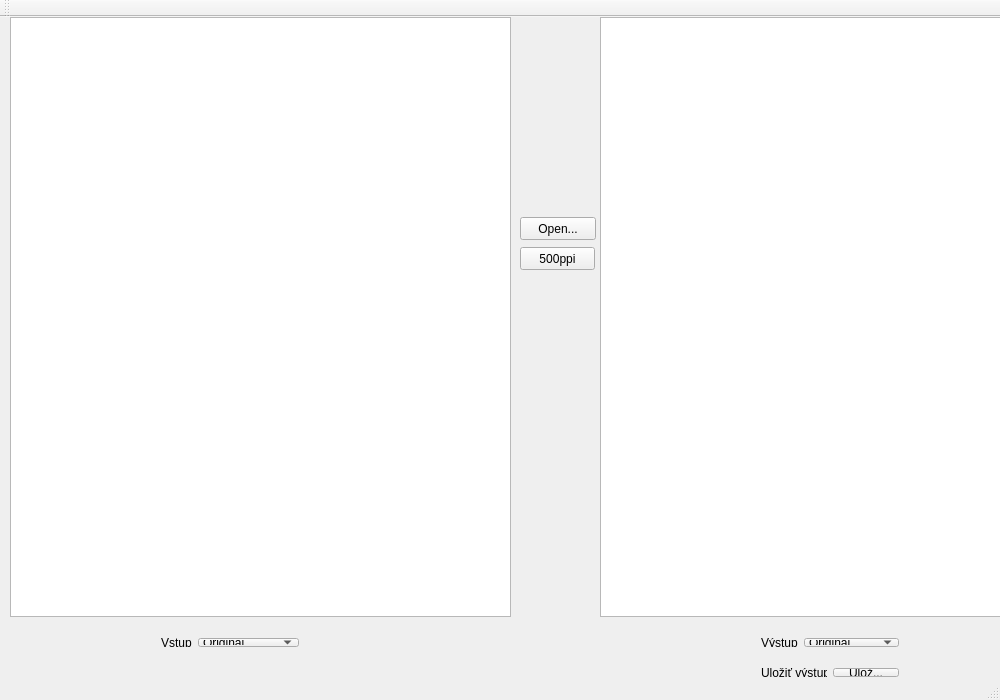
<?xml version="1.0" encoding="UTF-8"?>
<ui version="4.0">
 <class>Predspracovanie</class>
 <widget class="QMainWindow" name="Predspracovanie">
  <property name="geometry">
   <rect>
    <x>0</x>
    <y>0</y>
    <width>1000</width>
    <height>700</height>
   </rect>
  </property>
  <property name="windowTitle">
   <string>Fingerprint Enhacement</string>
  </property>
  <widget class="QWidget" name="centralWidget">
   <widget class="QGraphicsView" name="graphicsView">
    <property name="geometry">
     <rect>
      <x>10</x>
      <y>0</y>
      <width>501</width>
      <height>600</height>
     </rect>
    </property>
    <property name="sizeAdjustPolicy">
     <enum>QAbstractScrollArea::AdjustIgnored</enum>
    </property>
    <property name="dragMode">
     <enum>QGraphicsView::ScrollHandDrag</enum>
    </property>
   </widget>
   <widget class="QGraphicsView" name="graphicsView_2">
    <property name="geometry">
     <rect>
      <x>600</x>
      <y>0</y>
      <width>501</width>
      <height>600</height>
     </rect>
    </property>
    <property name="dragMode">
     <enum>QGraphicsView::ScrollHandDrag</enum>
    </property>
   </widget>
   <widget class="QLabel" name="loading">
    <property name="geometry">
     <rect>
      <x>730</x>
      <y>670</y>
      <width>211</width>
      <height>16</height>
     </rect>
    </property>
    <property name="text">
     <string/>
    </property>
   </widget>
   <widget class="QWidget" name="horizontalLayoutWidget_4">
    <property name="geometry">
     <rect>
      <x>750</x>
      <y>610</y>
      <width>160</width>
      <height>31</height>
     </rect>
    </property>
    <layout class="QHBoxLayout" name="horizontalLayout_4">
     <item>
      <widget class="QLabel" name="label_3">
       <property name="text">
        <string>Výstup</string>
       </property>
      </widget>
     </item>
     <item>
      <widget class="QComboBox" name="comboBox">
       <item>
        <property name="text">
         <string>Original</string>
        </property>
       </item>
       <item>
        <property name="text">
         <string>Po segmentacii</string>
        </property>
       </item>
       <item>
        <property name="text">
         <string>Maska</string>
        </property>
       </item>
       <item>
        <property name="text">
         <string>Po normalizacii</string>
        </property>
       </item>
       <item>
        <property name="text">
         <string>Frekvencna mapa</string>
        </property>
       </item>
       <item>
        <property name="text">
         <string>Smerova mapa</string>
        </property>
       </item>
       <item>
        <property name="text">
         <string>Po filtracii</string>
        </property>
       </item>
       <item>
        <property name="text">
         <string>Kostra</string>
        </property>
       </item>
       <item>
        <property name="text">
         <string>Poincare</string>
        </property>
       </item>
      </widget>
     </item>
    </layout>
   </widget>
   <widget class="QWidget" name="horizontalLayoutWidget_5">
    <property name="geometry">
     <rect>
      <x>150</x>
      <y>610</y>
      <width>160</width>
      <height>31</height>
     </rect>
    </property>
    <layout class="QHBoxLayout" name="horizontalLayout_5">
     <item>
      <widget class="QLabel" name="label_2">
       <property name="text">
        <string>Vstup</string>
       </property>
      </widget>
     </item>
     <item>
      <widget class="QComboBox" name="comboBox_2">
       <item>
        <property name="text">
         <string>Original</string>
        </property>
       </item>
       <item>
        <property name="text">
         <string>Po segmentacii</string>
        </property>
       </item>
       <item>
        <property name="text">
         <string>Maska</string>
        </property>
       </item>
       <item>
        <property name="text">
         <string>Po normalizacii</string>
        </property>
       </item>
       <item>
        <property name="text">
         <string>Frekvencna mapa</string>
        </property>
       </item>
       <item>
        <property name="text">
         <string>Smerova mapa</string>
        </property>
       </item>
       <item>
        <property name="text">
         <string>Po filtracii</string>
        </property>
       </item>
       <item>
        <property name="text">
         <string>Kostra</string>
        </property>
       </item>
      </widget>
     </item>
    </layout>
   </widget>
   <widget class="QWidget" name="horizontalLayoutWidget_2">
    <property name="geometry">
     <rect>
      <x>750</x>
      <y>640</y>
      <width>160</width>
      <height>31</height>
     </rect>
    </property>
    <layout class="QHBoxLayout" name="horizontalLayout_7">
     <item>
      <widget class="QLabel" name="label_4">
       <property name="text">
        <string>Uložiť výstup</string>
       </property>
      </widget>
     </item>
     <item>
      <widget class="QPushButton" name="pushButton_2">
       <property name="text">
        <string>Ulož...</string>
       </property>
      </widget>
     </item>
    </layout>
   </widget>
   <widget class="QPushButton" name="pushButton_6">
    <property name="geometry">
     <rect>
      <x>520</x>
      <y>230</y>
      <width>75</width>
      <height>23</height>
     </rect>
    </property>
    <property name="text">
     <string>500ppi</string>
    </property>
   </widget>
   <widget class="QPushButton" name="pushButton">
    <property name="geometry">
     <rect>
      <x>520</x>
      <y>200</y>
      <width>76</width>
      <height>23</height>
     </rect>
    </property>
    <property name="text">
     <string>Open...</string>
    </property>
   </widget>
   <widget class="QLabel" name="cas">
    <property name="geometry">
     <rect>
      <x>510</x>
      <y>670</y>
      <width>101</width>
      <height>20</height>
     </rect>
    </property>
    <property name="text">
     <string/>
    </property>
   </widget>
   <zorder>graphicsView</zorder>
   <zorder>graphicsView_2</zorder>
   <zorder>loading</zorder>
   <zorder>horizontalLayoutWidget_4</zorder>
   <zorder>horizontalLayoutWidget_5</zorder>
   <zorder>horizontalLayoutWidget_2</zorder>
   <zorder>pushButton_6</zorder>
   <zorder>pushButton</zorder>
   <zorder>cas</zorder>
   <zorder>label_2</zorder>
  </widget>
  <widget class="QToolBar" name="mainToolBar">
   <attribute name="toolBarArea">
    <enum>TopToolBarArea</enum>
   </attribute>
   <attribute name="toolBarBreak">
    <bool>false</bool>
   </attribute>
  </widget>
  <widget class="QStatusBar" name="statusBar"/>
 </widget>
 <layoutdefault spacing="6" margin="11"/>
 <resources/>
 <connections/>
</ui>
